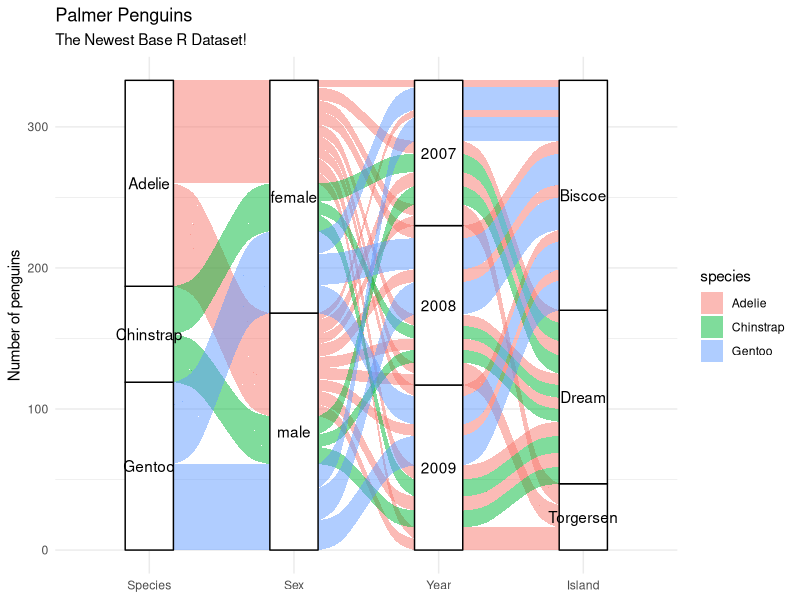

Here is the R script that generated this plot:
library(tidyverse)
library(ggalluvial)

penguinsdata <- penguins |> 
  group_by(species, island, year, sex) |> 
  summarise(Freq = n()) |> 
  ungroup() |> 
  drop_na()

penguinsdata |>
  ggplot(aes(axis1 = species, axis2 = sex, 
             axis3=year, axis4=island, y = Freq)) +
  geom_alluvium(aes(fill = species)) +
  geom_stratum() +
  geom_text(stat = "stratum", aes(label = after_stat(stratum))) +
  scale_x_discrete(limits = c("Species", "Sex", "Year","Island"), expand = c(.2, .05)) +
  theme_minimal() +
  labs(title="Palmer Penguins",
       subtitle = "The Newest Base R Dataset!",
       y="Number of penguins")
  
